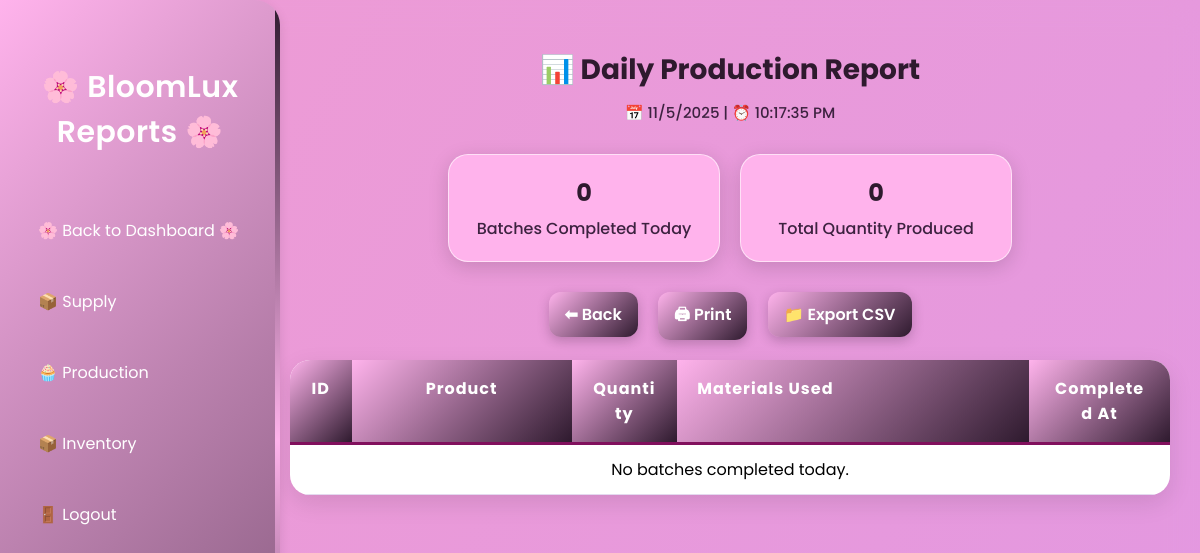
The app's page /report.php (signed in), older data.
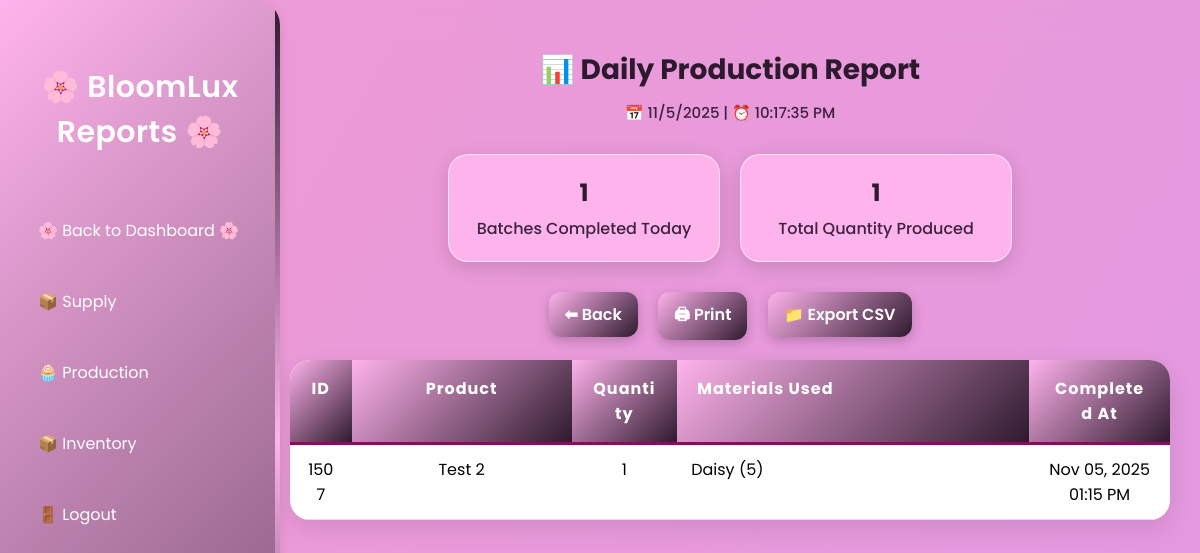
The same page, newer data.
### tables this page shows
CREATE TABLE `batches` (
  `id` int(11) NOT NULL,
  `product_name` varchar(100) NOT NULL,
  `quantity` int(11) NOT NULL,
  `status` enum('scheduled','in_progress','completed') DEFAULT 'scheduled',
  `scheduled_at` timestamp NOT NULL DEFAULT current_timestamp(),
  `started_at` datetime DEFAULT NULL,
  `completed_at` timestamp NULL DEFAULT NULL,
  `is_deleted` tinyint(1) DEFAULT 0
);

### report.php (the view, shortened to what this page needs)
<?php
include 'backend/init.php';
$stmt = $conn->prepare("
    SELECT
        b.id,
        b.product_name,
        b.quantity,
        b.completed_at,
        GROUP_CONCAT(CONCAT(i.item_name, ' (', bm.quantity_used, ')') SEPARATOR ', ') AS materials
    FROM batches b
    LEFT JOIN batch_materials bm ON b.id = bm.batch_id
    LEFT JOIN inventory i ON bm.stock_id = i.id
    WHERE b.status = 'completed'
      AND DATE(b.completed_at) = CURDATE()
      AND b.is_deleted = 0
    GROUP BY b.id, b.product_name, b.quantity, b.completed_at
    ORDER BY b.completed_at DESC
");
$stmt->execute();
$batches = $stmt->get_result();
$total_completed = $batches->num_rows;
$total_quantity = 0;
$data = [];
while ($row = $batches->fetch_assoc()) {
    $total_quantity += $row['quantity'];
    $data[] = $row;
}
?>
<!DOCTYPE html>
<html lang="en">
<head>
    <link rel="stylesheet" href="css/report.css">
</head>
<body>
    <div class="sidebar">
        <h2>🌸 BloomLux Reports 🌸</h2>
        <a href="home.php">🌸 Back to Dashboard 🌸</a>
        <a href="supply.php">📦 Supply</a>
        <a href="production.php">🧁 Production</a>
        <a href="inventory.php">📦 Inventory</a>
        <a href="logout.php">🚪 Logout</a>
    </div>
    <div class="main">
        <h1>📊 Daily Production Report</h1>
        <div id="clock"></div>
        <div class="summary">
            <div class="card">
                <h2><?php echo $total_completed; ?></h2>
                <p>Batches Completed Today</p>
            </div>
            <div class="card">
                <h2><?php echo $total_quantity; ?></h2>
                <p>Total Quantity Produced</p>
            </div>
        </div>
        <div class="controls">
            <a href="production.php" class="btn">⬅ Back</a>
            <a href="#" onclick="printReport()" class="btn">🖨 Print</a>
            <a href="#" onclick="exportCSV()" class="btn">📁 Export CSV</a>
        </div>
        <table>
            <thead>
                <tr>
                    <th>ID</th>
                    <th>Product</th>
                    <th>Quantity</th>
                    <th>Materials Used</th>
                    <th>Completed At</th>
                </tr>
            </thead>
            <tbody>
                <?php if (!empty($data)): ?>
                    <?php foreach ($data as $row): ?>
                        <tr>
                            <td><?php echo $row['id']; ?></td>
                            <td><?php echo htmlspecialchars($row['product_name']); ?></td>
                            <td><?php echo $row['quantity']; ?></td>
                            <td style="text-align: left;">
                                <?php
                                if (!empty($row['materials'])) {
                                    $materials = explode(', ', $row['materials']);
                                    echo implode('<br>', array_map('htmlspecialchars', $materials));
                                } else {
                                    echo "None";
                                }
                                ?>
                            </td>
                            <td><?php echo date("M d, Y h:i A", strtotime($row['completed_at'])); ?></td>
                        </tr>
                    <?php endforeach; ?>
                <?php else: ?>
                    <tr>
                        <td colspan="5">No batches completed today.</td>
                    </tr>
                <?php endif; ?>
            </tbody>
        </table>
    </div>
</body>
</html>

Row changes from the older to the newer data that the page shows:
added batches: id "1507", product_name "Test 2", quantity "1", materials "Daisy (5)", completed_at "Nov 05, 2025 01:15 PM"
Text that changed along with them:
$total_completed: "0" → "1"
$total_quantity: "0" → "1"
text no longer shown: "No batches completed today."
